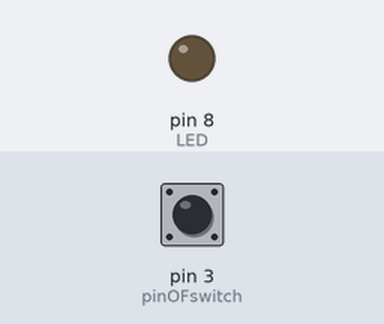
A sketch run on a simulated Arduino Uno, built with avr-gcc and run on an emulated ATmega328P. On the bench: output pins drawn as LEDs (lit = HIGH). The test bench sets the inputs (shaded band); at power-on: pin 3 (pinOFswitch) LOW.

Above: at 1.8 s.
1.9 s: pin 3 (pinOFswitch) pulled HIGH for 0.6 s
At 2.4 s:
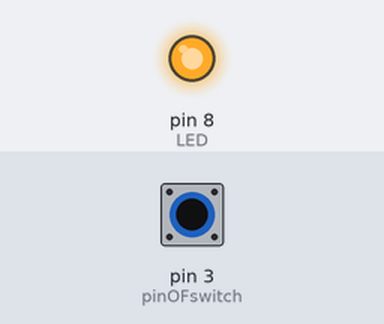
4.0 s: pin 3 (pinOFswitch) pulled HIGH for 3.2 s
At 8.3 s:
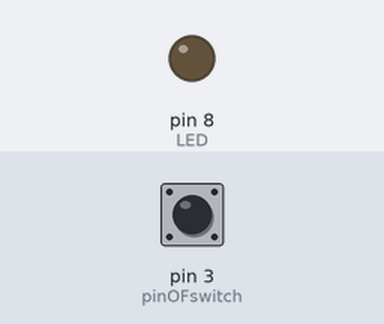
Timing chart, 0 to 9.8 s (numbered marks = the images above; inputs shaded):
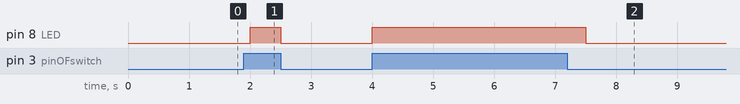

The sketch:

switch.ino
```cpp
const int pinOFswitch = 3;
const int LED = 8;
void setup( ) {
  pinMode(pinOFswitch, INPUT);
  pinMode(LED, OUTPUT);
}
void loop( )
{
  int ValueOFswitch;
  ValueOFswitch = digitalRead(pinOFswitch);
  if (ValueOFswitch == HIGH)
  {
    digitalWrite(LED, HIGH);
    delay(500);
  }

  else
  {
    digitalWrite(LED, LOW);
    delay(500);
  }
}
```

Measured:
- after the input at 1.9 s, pin 8 (LED): LOW → HIGH after 0.10 s, → LOW 0.50 s later
- after the input at 4.0 s, pin 8 (LED): LOW → HIGH at once, → LOW 3.5 s later
